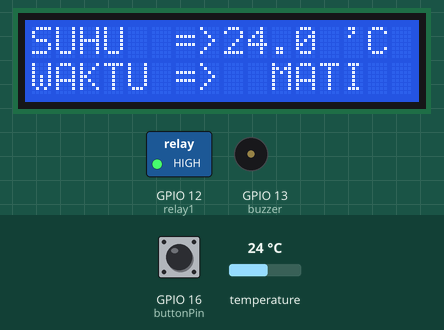
Bench run of a sketch on a simulated ESP8266 (NodeMCU). Parts: 16×2 character LCD, switched loads named in the sketch (green lamp = pin HIGH), buzzer (waves = sounding, pin HIGH). The test bench sets the inputs (shaded band); at power-on: GPIO 16 (buttonPin) HIGH, temperature 24 °C. WiFi joins after 1.5 s; servers stay silent unless stated; uploads are accepted with an empty reply; what the sketch prints to the serial monitor is not drawn.

Above: at 13.8 s.
13.9 s: GPIO 16 (buttonPin) pulled LOW for 3.2 s
At 17.1 s:
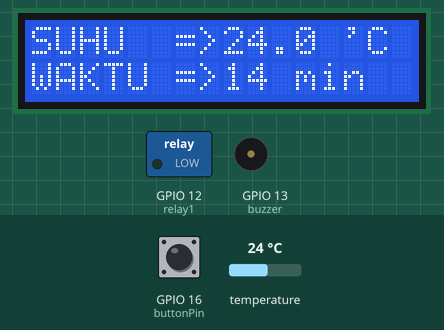
18.6 s: temperature set to 12 °C
At 20.5 s:
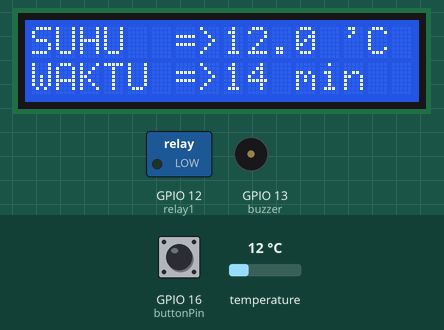
21.5 s: GPIO 16 (buttonPin) pulled LOW for 3.2 s
At 25.0 s:
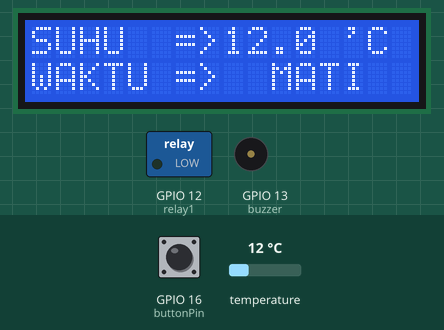
26.2 s: temperature set to 19 °C
At 27.7 s:
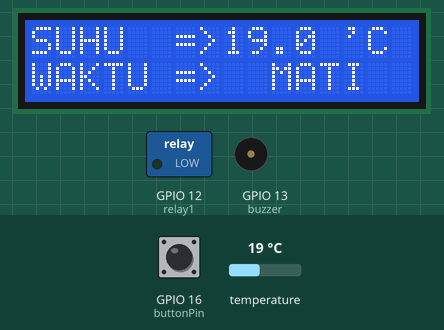
28.8 s: GPIO 16 (buttonPin) pulled LOW for 3.2 s
At 31.08 s:
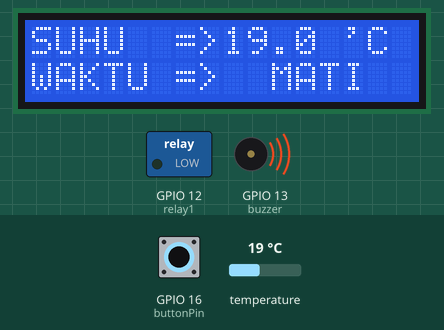
33.5 s: temperature set to 28 °C
At 36.1 s:
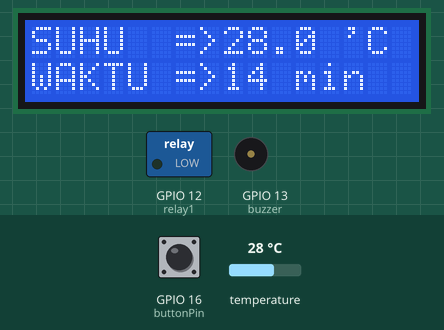
Timing chart, 0 to 37.4 s (numbered marks = the images above; inputs shaded):
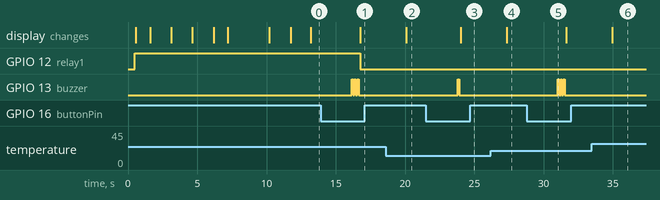

Measured:
- after the input at 13.9 s, GPIO 12 (relay1): HIGH → LOW after 2.9 s; GPIO 13 (buzzer): alternates HIGH for 0.10 s and LOW for 0.10 s, 6 changes in all, then stays LOW, starting after 2.2 s; the display: changes after 2.9 s (image 1)
- after the input at 18.6 s, the display: changes after 1.5 s (image 2)
- after the input at 21.5 s, GPIO 13 (buzzer): LOW → HIGH after 2.3 s, → LOW 0.10 s later; the display: changes after 2.5 s (image 3)
- after the input at 26.2 s, the display: changes after 1.1 s (image 4)
- after the input at 28.8 s, GPIO 13 (buzzer): alternates HIGH for 0.10 s and LOW for 0.10 s, 6 changes in all, then stays LOW, starting after 2.2 s
- after the input at 33.5 s, the display: changes after 1.5 s (image 6)

The sketch:

pengukusan_kerupuk.ino
```cpp
//*************************************************************************//
//           OPTIMASI PROSES PENGUKUSAN KERUPUK dengan SISTEM              //
//            BERBASIS MICROKONTROLER DI PABRIK KERUPUK                    //
//*************************************************************************//

#include <OneWire.h>
#include <WiFiClient.h>
#include <ESP8266WiFi.h>
#include <LiquidCrystal_I2C.h>
#include <DallasTemperature.h>
#include <ESP8266HTTPClient.h>
//*************************************************************************//
const char *wifi_ssid = "Aku";              // nama wifi
const char *wifi_password = "123456789";  // sandi wifi
//*************************************************************************//
const char *IP_HOST = ".............";  // IP Address server
String PROJECT_API_KEY = "........";
//*************************************************************************//
unsigned long lastMillis = 0;
//*************************************************************************//
const int relay1 = 12;
const int buzzer = 13;
//*************************************************************************//
OneWire oneWire(0);
DallasTemperature sensor(&oneWire);
LiquidCrystal_I2C lcd(0x27, 16, 2);
//*************************************************************************//
const int buttonPin = 16;
//*************************************************************************//
int buttonState = HIGH;
int lastButtonState = HIGH;
bool timerRunning = false;
unsigned long startTime;
unsigned long timerDuration = 15;
unsigned long lastDebounceTime = 0;
//*************************************************************************//
int setMin, setMax;
//*************************************************************************//
float tempC;
//*************************************************************************//
//                            Setup Function                               //
//*************************************************************************//
void setup() {
  //======================================================
  Serial.begin(115200);
  delay(500);
  pinMode(relay1, OUTPUT);
  pinMode(buzzer, OUTPUT);
  pinMode(buttonPin, INPUT_PULLUP);
  digitalWrite(relay1, HIGH);
  digitalWrite(buzzer, LOW);
  //======================================================
  lcd.init();
  lcd.backlight();
  delay(1000);
  printWelcome();
  //======================================================
  Serial.print("\nConnecting to ");
  Serial.println(wifi_ssid);
  Serial.println("");
  WiFi.begin(wifi_ssid, wifi_password);
  while (WiFi.status() != WL_CONNECTED) {
    delay(500);
    Serial.print(".");
  }
  Serial.println("");
  Serial.print("Connected to WiFi network with IP Address: ");
  Serial.println(WiFi.localIP());
  Serial.println("");
  //======================================================
  lcd.clear();
  lcd.setCursor(0, 0);
  lcd.print(" Connected Wifi ");
  delay(1500);
  lcd.clear();
  lcd.setCursor(0, 0);
  lcd.print("SUHU  => ");
  lcd.setCursor(0, 1);
  lcd.print("WAKTU => ");
  lcd.setCursor(8, 1);
  lcd.print("  MATI   ");
  delay(500);
  //======================================================
}
//*************************************************************************//

//*************************************************************************//
//                             Loop Function                               //
//*************************************************************************//
void loop() {

  //======================================================
  sendData();
  //======================================================
  int reading = digitalRead(buttonPin);

  if (reading != lastButtonState) {
    lastDebounceTime = millis();
  }
  //======================================================
  if ((millis() - lastDebounceTime) > 50) {
    if (reading != buttonState) {
      buttonState = reading;

      if (buttonState == LOW) {
        beep(1);
        if (timerRunning) {
          // Hentikan timer
          timerRunning = false;
          lcd.setCursor(8, 1);
          lcd.print("  MATI  ");
        } else {
          // Mulai timer
          startTime = millis();
          timerRunning = true;
          beep(2);
        }
      }
    }
  }

  lastButtonState = reading;
  //======================================================
  if (timerRunning) {
    unsigned long currentTime = millis();
    unsigned long elapsedTime = currentTime - startTime;
    unsigned long remainingTime = (timerDuration * 60000) - elapsedTime;
    unsigned long remainingMinutes = remainingTime / 60000;

    lcd.setCursor(8, 1);
    lcd.print(remainingMinutes);
    lcd.print(" min    ");

    // Jika waktu telah habis
    if (elapsedTime >= timerDuration * 60000) {
      timerRunning = false;
      lcd.setCursor(8, 1);
      lcd.print(" SELESAI ");
      beep(5);
    }

    if (tempC <= setMin) {
      digitalWrite(buzzer, HIGH);
      delay (1500);
      digitalWrite(buzzer, LOW);
      delay(1500);
      return;
    } else if (tempC >= setMax) {
      digitalWrite(relay1, LOW);
    } else {
      digitalWrite(relay1, HIGH);
      digitalWrite(buzzer, LOW);
    }
  }
  //======================================================
}
//*************************************************************************//
//                          Send Data Function                             //
//*************************************************************************//
void sendData() {
  //======================================================
  sensor.requestTemperatures();
  tempC = sensor.getTempCByIndex(0);
  //======================================================
  if (millis() - lastMillis > 1000) {
    WiFiClient client;
    HTTPClient tempHttp;
    const int port = 80;
    if (!client.connect(IP_HOST, port)) {
      Serial.print(F("Not connect to server\n"));
      delay(1000);
      return;
    }
    //======================================================
    if (tempC != DEVICE_DISCONNECTED_C) {
      lcd.setCursor(8, 0);
      lcd.print(String(tempC, 1) + " 'C");
      String temperature = String(tempC, 2);
      String temperature_data;
      temperature_data = "api_key=" + PROJECT_API_KEY;
      temperature_data += "&temperature=" + temperature;

      String tempUrl = "http://" + String(IP_HOST) + "/pengukusankerupuk/sensorData.php";
      tempHttp.begin(client, tempUrl);
      tempHttp.addHeader("Content-Type", "application/x-www-form-urlencoded");
      int httpResponseCode = tempHttp.POST(temperature_data);
      String payload;
      payload = tempHttp.getString();
      payload.trim();
      if (payload.length() > 0) {
        Serial.println(payload + "\n");
      }
      tempHttp.end();
      Serial.print(F("Nilai Suhu => "));
      Serial.print(tempC);
      Serial.print(F("\n"));
    }
    //======================================================
    String minUrl;
    HTTPClient httpMin;
    minUrl = "http://" + String(IP_HOST) + "/pengukusankerupuk/getMin.php";
    httpMin.begin(client, minUrl);
    httpMin.GET();
    String valueMin = httpMin.getString();
    setMin = valueMin.toInt();
    Serial.print(F("Nilai minimum  => "));
    Serial.print(setMin);
    Serial.print(F("\n"));
    httpMin.end();
    //======================================================
    String maxUrl;
    HTTPClient httpMax;
    maxUrl = "http://" + String(IP_HOST) + "/pengukusankerupuk/getMax.php";
    httpMax.begin(client, maxUrl);
    httpMax.GET();
    String valueMax = httpMax.getString();
    setMax = valueMax.toInt();
    Serial.print(F("Nilai maksimum => "));
    Serial.print(setMax);
    Serial.print(F("\n"));
    Serial.print(F("\n"));
    httpMax.end();
    //======================================================
    lastMillis = millis();
    //======================================================
  }
}
//*************************************************************************//

//*************************************************************************//
//                            Beep Function                                //
//*************************************************************************//
void beep(uint8_t n) {
  while (n > 0) {
    digitalWrite(buzzer, HIGH);
    delay(100);
    digitalWrite(buzzer, LOW);
    delay(100);
    n--;
  }
}
//*************************************************************************//

//*************************************************************************//
//                        Print Welcome Function                           //
//*************************************************************************//
void printWelcome() {
  lcd.clear();
  lcd.setCursor(0, 0);
  lcd.print("   MONITORING   ");
  lcd.setCursor(0, 1);
  lcd.print("  PENGUKUSAN KERUPUK  ");
  delay(1500);
  lcd.clear();
  lcd.setCursor(0, 0);
  lcd.print("    KONTROL    ");
  lcd.setCursor(0, 1);
  lcd.print(" SUHU OTOMATIS ");
  delay(1500);
  lcd.clear();
  lcd.setCursor(0, 0);
  lcd.print("   By :    ");
  lcd.setCursor(0, 1);
  lcd.print(" Alif  ");
  delay(1500);
  lcd.clear();
  lcd.setCursor(0, 0);
  lcd.print("Connecting Wifi.");
  lcd.setCursor(0, 1);
  delay(1000);
  lcd.print("     ......     ");
  delay(1500);
}

//*************************************************************************//
```
